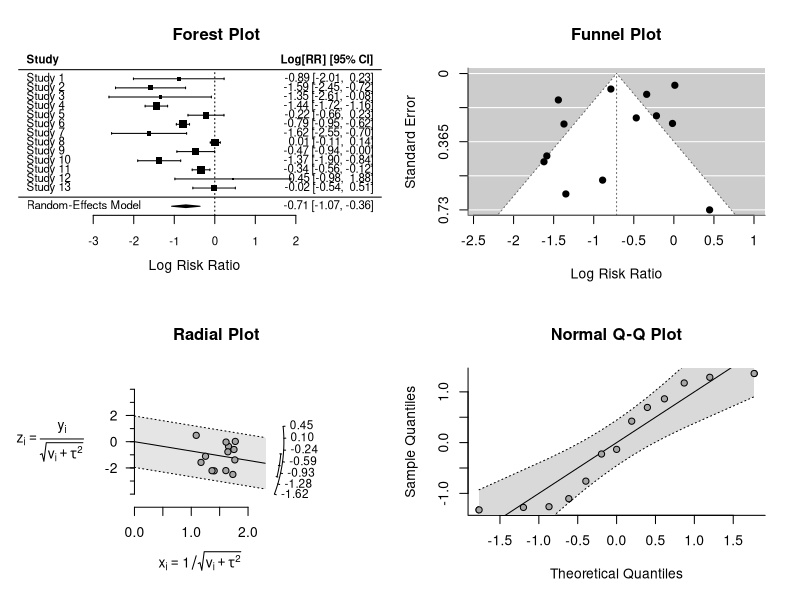
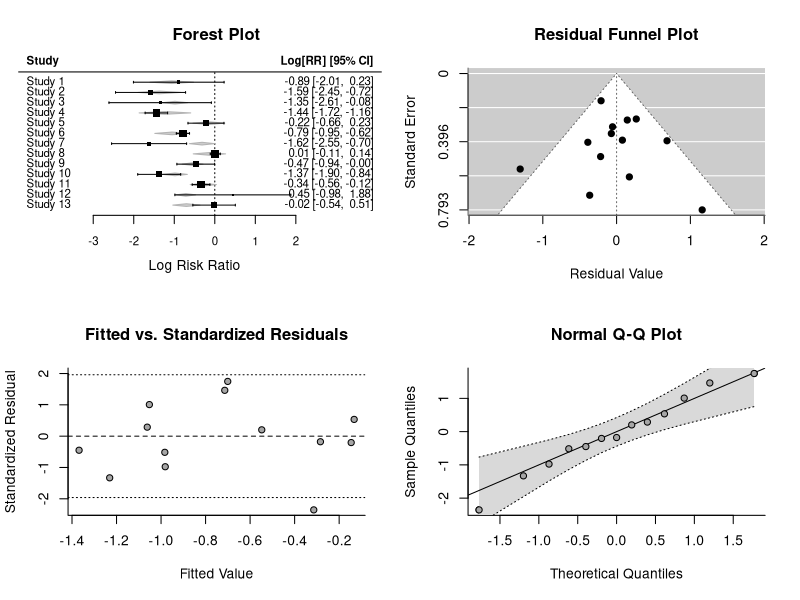

The R script that drew these images, in order:
library(metafor)


### Name: plot.rma.uni
### Title: Plot Method for 'rma' Objects
### Aliases: plot.rma.uni plot.rma.mh plot.rma.peto plot.rma.glmm
### Keywords: hplot

### ** Examples

### meta-analysis of the log risk ratios using a random-effects model
res <- rma(measure="RR", ai=tpos, bi=tneg, ci=cpos, di=cneg, data=dat.bcg)
plot(res, qqplot=TRUE)

### mixed-effects model with two moderators (absolute latitude and publication year)
res <- rma(measure="RR", ai=tpos, bi=tneg, ci=cpos, di=cneg,
           mods = ~ ablat + year, data=dat.bcg)
plot(res, qqplot=TRUE)
